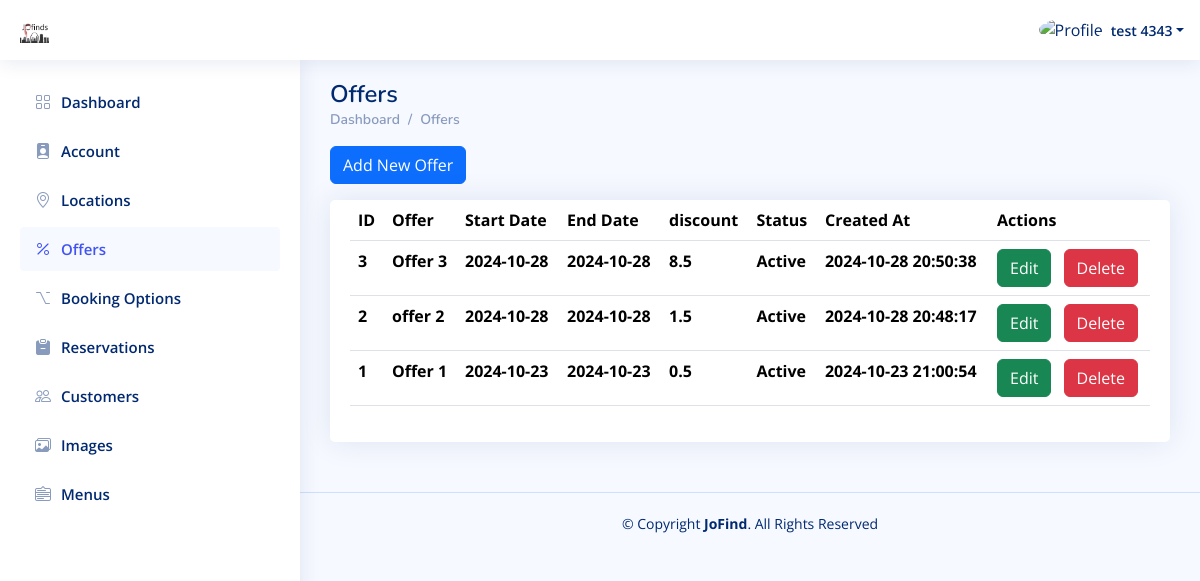
The page /Place_Dashboard/Offers.php (signed in) on the database its author committed.
### tables this page shows
CREATE TABLE `places` (
  `id` int(11) NOT NULL,
  `category_id` int(11) NOT NULL,
  `sub_category_id` int(11) DEFAULT NULL,
  `status_id` int(11) DEFAULT NULL,
  `city_id` int(11) NOT NULL,
  `name` varchar(250) NOT NULL,
  `image` varchar(250) NOT NULL,
  `email` varchar(250) NOT NULL,
  `description` text DEFAULT NULL,
  `total_rate` double NOT NULL DEFAULT 0,
  `phone` varchar(250) NOT NULL,
  `password` varchar(250) NOT NULL,
  `rejection_note` text DEFAULT NULL,
  `address` varchar(250) NOT NULL,
  `commercial_register` varchar(250) NOT NULL,
  `menu` varchar(250) DEFAULT NULL,
  `active` int(11) NOT NULL DEFAULT 1,
  `created_at` timestamp NOT NULL DEFAULT current_timestamp()
);

CREATE TABLE `offers` (
  `id` int(11) NOT NULL,
  `place_id` int(11) NOT NULL,
  `offer` varchar(250) NOT NULL,
  `discount` double NOT NULL,
  `start_date` datetime NOT NULL,
  `end_date` datetime NOT NULL,
  `active` int(11) NOT NULL DEFAULT 1,
  `created_at` timestamp NOT NULL DEFAULT current_timestamp()
);

### Place_Dashboard/Offers.php (the view, shortened to what this page needs)
<?php
include "../Connect.php";
$P_ID = $_SESSION['P_Log'];
if (!$P_ID) {
    echo '<script language="JavaScript">
     document.location="../Place_Login.php";
    </script>';
} else {
    $sql1 = mysqli_query($con, "select * from places where id='$P_ID'");
    $row1 = mysqli_fetch_array($sql1);
    $name = $row1['name'];
}
?>
<!DOCTYPE html>
<html lang="en">
  <head>
    <link
      href="../assets/vendor/bootstrap/css/bootstrap.min.css"
      rel="stylesheet"
    />
    <link
      href="../assets/vendor/bootstrap-icons/bootstrap-icons.css"
      rel="stylesheet"
    />
    <link href="../assets/vendor/boxicons/css/boxicons.min.css" rel="stylesheet" />
    <link href="../assets/vendor/quill/quill.snow.css" rel="stylesheet" />
    <link href="../assets/vendor/quill/quill.bubble.css" rel="stylesheet" />
    <link href="../assets/vendor/remixicon/remixicon.css" rel="stylesheet" />
    <link href="../assets/vendor/simple-datatables/style.css" rel="stylesheet" />
    <link href="../assets/css/style.css" rel="stylesheet" />
  </head>
  <body>
    <header id="header" class="header fixed-top d-flex align-items-center">
      <div class="d-flex align-items-center justify-content-between">
        <a href="index.php" class="logo d-flex align-items-center">
          <img src="../assets/img/Logo.png" alt="" />
        </a>
      </div>
      <nav class="header-nav ms-auto">
        <ul class="d-flex align-items-center">
          <li class="nav-item dropdown pe-3">
            <a
              class="nav-link nav-profile d-flex align-items-center pe-0"
              href="#"
              data-bs-toggle="dropdown"
            >
              <img
                src="https://www.computerhope.com/jargon/g/guest-user.png"
                alt="Profile"
                class="rounded-circle"
              />
              <span class="d-none d-md-block dropdown-toggle ps-2"><?php echo $name ?></span> </a
            >
          </li>
        </ul>
      </nav>
    </header>
    <?php require './Aside-Nav/Aside.php'?>
    <main id="main" class="main">
      <div class="pagetitle">
        <h1>Offers</h1>
        <nav>
          <ol class="breadcrumb">
            <li class="breadcrumb-item"><a href="index.php">Dashboard</a></li>
            <li class="breadcrumb-item">Offers</li>
          </ol>
        </nav>
      </div>
      <section class="section">
      <div class="mb-3">
          <button
            type="button"
            class="btn btn-primary"
            data-bs-toggle="modal"
            data-bs-target="#verticalycentered"
          >
            Add New Offer
          </button>
        </div>
        <div class="row">
          <div class="col-lg-12">
            <div class="card">
              <div class="card-body">
                <table class="table datatable">
                  <thead>
                    <tr>
                      <th scope="col">ID</th>
                      <th scope="col">Offer</th>
                      <th scope="col">Start Date</th>
                      <th scope="col">End Date</th>
                      <th scope="col">discount</th>
                      <th scope="col">Status</th>
                      <th scope="col">Created At</th>
                      <th scope="col">Actions</th>
                    </tr>
                  </thead>
                  <tbody>
                  <?php
$sql1 = mysqli_query($con, "SELECT * from offers WHERE place_id = '$P_ID' ORDER BY id DESC");
while ($row1 = mysqli_fetch_array($sql1)) {
    $offer_id = $row1['id'];
    $offer = $row1['offer'];
    $discount = $row1['discount'];
    $start_date = $row1['start_date'];
    $end_date = $row1['end_date'];
    $active = $row1['active'];
    $created_at = $row1['created_at'];
    ?>
                    <tr>
                      <th scope="row"><?php echo $offer_id ?></th>
                      <th scope="row"><?php echo $offer ?></th>
                      <th scope="row"><?php echo date('Y-m-d', strtotime($start_date)) ?></th>
                      <th scope="row"><?php echo date('Y-m-d', strtotime($end_date)) ?></th>
                      <th scope="row"><?php echo $discount ?></th>
                      <th scope="row"><?php echo $active == 1 ? 'Active' : 'In-Active' ?></th>
                      <th scope="row"><?php echo $created_at ?></th>
                      <th>
                      <a href="./Edit_Offer.php?offer_id=<?php echo $offer_id ?>" class="btn btn-success me-2"
                          >Edit</a
                        >
                        <?php if ($active == 1) {?>
<a href="./DeleteOrRestoreOffer.php?offer_id=<?php echo $offer_id ?>&isActive=<?php echo 0 ?>" class="btn btn-danger">Delete</a>
<?php } else {?>
  <a href="./DeleteOrRestoreOffer.php?offer_id=<?php echo $offer_id ?>&isActive=<?php echo 1 ?>" class="btn btn-primary">Restore</a>
<?php }?>
                      </th>
                    </tr>
<?php
}?>
                  </tbody>
                </table>
              </div>
            </div>
          </div>
        </div>
      </section>
    </main>
    <footer id="footer" class="footer">
      <div class="copyright">
        &copy; Copyright <strong><span>JoFind</span></strong
        >. All Rights Reserved
      </div>
    </footer>
  </body>
</html>

### assets/css/style.css (style rules this page uses)
:root { scroll-behavior: smooth; }
body { font-family: "Open Sans", sans-serif; background: #f6f9ff; color: #444444; }
a { color: #4154f1; text-decoration: none; }
h1, h2, h3, h4, h5, h6 { font-family: "Nunito", sans-serif; }
#main { margin-top: 60px; padding: 20px 30px; transition: all 0.3s; }
.pagetitle { margin-bottom: 10px; }
.pagetitle h1 { font-size: 24px; margin-bottom: 0; font-weight: 600; color: #012970; }
.card { margin-bottom: 30px; border: none; border-radius: 5px; box-shadow: 0px 0 30px rgba(1, 41, 112, 0.1); }
.card-body { padding: 0 20px 20px 20px; }
.breadcrumb { font-size: 14px; font-family: "Nunito", sans-serif; color: #899bbd; font-weight: 600; }
.breadcrumb a { color: #899bbd; transition: 0.3s; }
.breadcrumb .breadcrumb-item::before { color: #899bbd; }
.logo { line-height: 1; }
@media (min-width: 1200px) { .logo { width: 280px; } }
.logo img { max-height: 26px; margin-right: 6px; }
.header { transition: all 0.5s; z-index: 997; height: 60px; box-shadow: 0px 2px 20px rgba(1, 41, 112, 0.1); background-color: #fff; padding-left: 20px; }
.header-nav ul { list-style: none; }
.header-nav>ul { margin: 0; padding: 0; }
.header-nav .nav-profile { color: #012970; }
.header-nav .nav-profile img { max-height: 36px; }
.header-nav .nav-profile span { font-size: 14px; font-weight: 600; }
@media (min-width: 1200px) { #main, #footer { margin-left: 300px; } }
.footer { padding: 20px 0; font-size: 14px; transition: all 0.3s; border-top: 1px solid #cddfff; }
.footer .copyright { text-align: center; color: #012970; }

### rows shown on the page
places: name "test 4343"
offers: id "3", offer "Offer 3", start_date "2024-10-28", end_date "2024-10-28", discount "8.5", active "Active", created_at "2024-10-28 20:50:38"
offers: id "2", offer "offer 2", start_date "2024-10-28", end_date "2024-10-28", discount "1.5", active "Active", created_at "2024-10-28 20:48:17"
offers: id "1", offer "Offer 1", start_date "2024-10-23", end_date "2024-10-23", discount "0.5", active "Active", created_at "2024-10-23 21:00:54"
